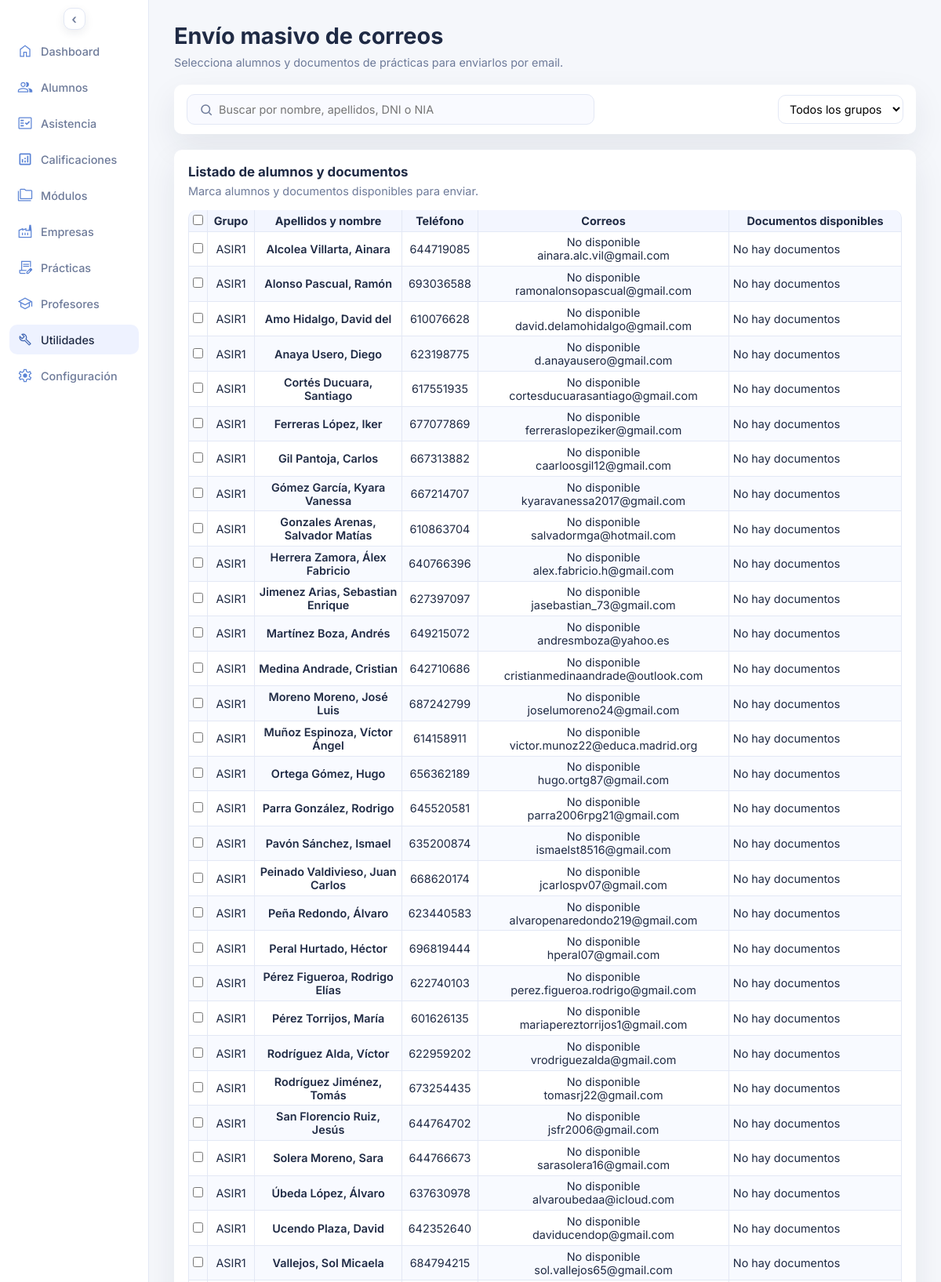
The page /enviar_correos.php (upper part) on the database its author committed.
### tables this page shows
CREATE TABLE `alumnos` (
  `id_alumno` int(10) UNSIGNED NOT NULL,
  `nia` varchar(20) DEFAULT NULL,
  `dni` varchar(20) DEFAULT NULL,
  `seg_soc` varchar(20) DEFAULT NULL,
  `apellido1` varchar(60) NOT NULL,
  `apellido2` varchar(60) DEFAULT NULL,
  `nombre` varchar(60) NOT NULL,
  `fecha_nacimiento` date DEFAULT NULL,
  `horas_ffe_aprobadas` smallint(5) UNSIGNED DEFAULT NULL,
  `id_provincia` int(10) UNSIGNED DEFAULT NULL,
  `id_localidad` int(10) UNSIGNED DEFAULT NULL,
  `cp` varchar(10) DEFAULT NULL,
  `repite_curso` tinyint(1) DEFAULT 0,
  `nombre_tutor1` varchar(60) DEFAULT NULL,
  `telefono_tutor1` varchar(20) DEFAULT NULL,
  `correo_tutor1` varchar(150) DEFAULT NULL,
  `nombre_tutor2` varchar(60) DEFAULT NULL,
  `telefono_tutor2` varchar(20) DEFAULT NULL,
  `correo_tutor2` varchar(150) DEFAULT NULL,
  `faltas_10_dia` date DEFAULT NULL,
  `faltas_10_cantidad` smallint(5) UNSIGNED NOT NULL DEFAULT 0,
  `faltas_15_dia` date DEFAULT NULL,
  `faltas_15_cantidad` smallint(5) UNSIGNED NOT NULL DEFAULT 0,
  `comentarios` text DEFAULT NULL
);

### enviar_correos.php (the view, shortened to what the rows shown need)
<?php
require_once __DIR__ . '/includes/practicas_pdfs.php';
$pdo = db();
function h(string $value): string
{
  return htmlspecialchars($value, ENT_QUOTES, 'UTF-8');
}
function pick_contact_value(array $items, string $valueKey, array $preferredLabels): ?string
{
  foreach ($preferredLabels as $label) {
    foreach ($items as $item) {
      if (!isset($item['etiqueta'])) {
        continue;
      }
      if (strtolower((string) $item['etiqueta']) === strtolower($label)) {
        return $item[$valueKey] ?? null;
      }
    }
  }
  if (!$items) {
    return null;
  }
  $first = $items[0];
  return $first[$valueKey] ?? null;
}
function fetch_emails_with_labels_by_student(PDO $pdo, array $studentIds): array
{
  $placeholders = implode(',', array_fill(0, count($studentIds), '?'));
  $stmt = $pdo->prepare(
    'SELECT id_entidad AS id_alumno, direccion_correo, etiqueta
     FROM correos
     WHERE entidad_tipo = "alumno"
       AND id_entidad IN (' . $placeholders . ')
     ORDER BY etiqueta, direccion_correo'
  );
  foreach ($studentIds as $index => $studentId) {
    $stmt->bindValue($index + 1, $studentId, PDO::PARAM_INT);
  }
  $stmt->execute();
  $emailsByStudent = [];
  foreach ($stmt->fetchAll() as $email) {
    $emailsByStudent[(int) $email['id_alumno']][] = $email;
  }
  return $emailsByStudent;
}
function get_active_course_id(PDO $pdo): int
{
  $activeCourseId = $pdo->query('SELECT id_curso_escolar FROM cursos_escolares WHERE activo = 1 LIMIT 1')->fetchColumn();
  return $activeCourseId ? (int) $activeCourseId : 0;
}
function fetch_students(PDO $pdo, int $activeCourseId, string $searchTerm, string $groupFilter): array
{
  $filters = [];
  $params = ['active_course_id' => $activeCourseId];
  $whereClause = $filters ? 'WHERE ' . implode(' AND ', $filters) : '';
  $stmt = $pdo->prepare(
    'SELECT
      a.id_alumno,
      a.apellido1,
      a.apellido2,
      a.nombre,
      t.telefono,
      NULL AS correo_educamadrid,
      NULL AS correo_personal,
      g.grupo
    FROM alumnos a
    LEFT JOIN alumno_curso ac
      ON ac.id_alumno = a.id_alumno
      AND ac.id_curso_escolar = :active_course_id
    LEFT JOIN grupos g
      ON g.id_grupo = ac.id_grupo
    LEFT JOIN (
      SELECT id_entidad, MIN(telefono) AS telefono
      FROM telefonos
      WHERE entidad_tipo = \'alumno\'
      GROUP BY id_entidad
    ) t ON t.id_entidad = a.id_alumno
    ' . $whereClause . '
    ORDER BY g.grupo, a.apellido1, a.apellido2, a.nombre'
  );
  $stmt->execute($params);
  $students = $stmt->fetchAll();
  $studentIds = array_map(static fn (array $student): int => (int) $student['id_alumno'], $students);
  $emailsByStudent = fetch_emails_with_labels_by_student($pdo, $studentIds);
  foreach ($students as &$student) {
    $emails = $emailsByStudent[(int) $student['id_alumno']] ?? [];
    $student['correo_educamadrid'] = null;
    foreach ($emails as $email) {
      if (!isset($email['etiqueta'])) {
        continue;
      }
      if (strtolower((string) $email['etiqueta']) === 'educamadrid') {
        $student['correo_educamadrid'] = $email['direccion_correo'] ?? null;
        break;
      }
    }
    $student['correo_personal'] = pick_contact_value($emails, 'direccion_correo', ['personal']);
  }
  return $students;
}
function fetch_practices_for_students(PDO $pdo, array $studentIds): array
{
  $placeholders = implode(',', array_fill(0, count($studentIds), '?'));
  $sql = 'SELECT
      p.id_practica,
      p.id_alumno,
      p.anexo,
      p.fecha_inicio,
      p.fecha_fin_extra,
      e.convenio AS empresa_convenio,
      a.nombre AS alumno_nombre,
      a.apellido1 AS alumno_apellido1,
      e.nombre_comercial AS empresa_nombre,
      et.nombre AS tutor_empresa_nombre,
      et.apellido1 AS tutor_empresa_apellido1,
      (
        SELECT c.direccion_correo
        FROM correos c
        WHERE c.entidad_tipo = "empresa_tutor"
          AND c.id_entidad = et.id_empresas_tutor
        ORDER BY c.id_correo ASC
        LIMIT 1
      ) AS tutor_empresa_correo
    FROM practicas p
    INNER JOIN alumnos a ON a.id_alumno = p.id_alumno
    INNER JOIN empresas e ON e.id_empresa = p.id_empresa
    LEFT JOIN empresas_tutores et ON et.id_empresas_tutor = p.id_empresa_tutor
    WHERE p.id_alumno IN (' . $placeholders . ')';
  $stmt = $pdo->prepare($sql);
  foreach ($studentIds as $index => $studentId) {
    $stmt->bindValue($index + 1, $studentId, PDO::PARAM_INT);
  }
  $stmt->execute();
  return $stmt->fetchAll();
}
function is_safe_document_path(string $path, array $allowedDirs): bool
{
  $normalizeSeparators = static function (string $value): string {
    return str_replace(['\\', '/'], DIRECTORY_SEPARATOR, trim($value));
  };
  $candidatePath = $normalizeSeparators($path);
  $realPath = realpath($candidatePath);
  if ($realPath === false || !is_file($realPath)) {
    return false;
  }
  return false;
}
function resolve_document_path(array $practice, string $docType, array $allowedDirs): string
{
  $paths = practicas_get_document_paths($practice);
  $findByPrefix = static function (string $directory, array $prefixes) use ($allowedDirs): string {
    $realDirectory = realpath($directory);
    if ($realDirectory === false || !is_dir($realDirectory)) {
      return '';
    }
    foreach ($prefixes as $prefix) {
      $cleanPrefix = trim($prefix);
      if ($cleanPrefix === '') {
        continue;
      }
      $matches = glob($realDirectory . DIRECTORY_SEPARATOR . $cleanPrefix . '*.pdf') ?: [];
      if (!$matches) {
        continue;
      }
      usort($matches, static function (string $first, string $second): int {
        return (filemtime($second) ?: 0) <=> (filemtime($first) ?: 0);
      });
      foreach ($matches as $candidatePath) {
        if (is_safe_document_path($candidatePath, $allowedDirs)) {
          return $candidatePath;
        }
      }
    }
    return '';
  };
  $anexo = practicas_sanitize_filename_component((string) ($practice['anexo'] ?? ''), 20);
  $convenio = practicas_sanitize_filename_component((string) ($practice['empresa_convenio'] ?? ''), 20);
  if ($docType === 'plan') {
    $planPath = $findByPrefix(__DIR__ . '/docs/practicas_plan_formacion', [
      'PF_' . $anexo . '_' . $convenio . '_',
      'PF_' . $convenio . '_' . $anexo . '_',
    ]);
    return $planPath;
  }
  $calendarDirectory = (string) ($paths['calendar_directory'] ?? (__DIR__ . '/docs/practicas_info'));
  $legacyCalendarFileName = implode('_', [
    practicas_sanitize_filename_component((string) ($practice['anexo'] ?? ''), 20),
    practicas_sanitize_filename_component((string) ($practice['empresa_convenio'] ?? ''), 20),
    practicas_sanitize_filename_component((string) ($practice['alumno_nombre'] ?? ''), 40),
    practicas_sanitize_filename_component((string) ($practice['alumno_apellido1'] ?? ''), 40),
    practicas_sanitize_filename_component((string) ($practice['empresa_nombre'] ?? ''), 70),
  ]) . '.pdf';
  $legacyPath = $calendarDirectory . '/' . $legacyCalendarFileName;
  return is_safe_document_path($legacyPath, $allowedDirs) ? $legacyPath : '';
}
function build_documents_by_student(array $practices): array
{
  $docsByStudent = [];
  $allowedDirs = [
    __DIR__ . '/docs/practicas_info',
    __DIR__ . '/docs/practicas_plan_formacion',
  ];
  foreach ($practices as $practice) {
    $studentId = (int) ($practice['id_alumno'] ?? 0);
    $practiceId = (int) ($practice['id_practica'] ?? 0);
    $candidateDocs = [
      'calendar' => [
        'path' => resolve_document_path($practice, 'calendar', $allowedDirs),
        'label' => 'Calendario prácticas',
      ],
      'plan' => [
        'path' => resolve_document_path($practice, 'plan', $allowedDirs),
        'label' => 'Plan formación',
      ],
    ];
    foreach ($candidateDocs as $type => $docData) {
      $path = $docData['path'];
      if ($path === '' || !is_safe_document_path($path, $allowedDirs)) {
        continue;
      }
      $key = $studentId . ':' . $practiceId . ':' . $type;
      $docsByStudent[$studentId][$key] = [
        'key' => $key,
        'practice_id' => $practiceId,
        'type' => $type,
        'label' => $docData['label'],
        'file_name' => basename($path),
      ];
    }
  }
  return $docsByStudent;
}
function render_student_rows(array $students, array $docsByStudent, array $practices): string
{
  $practiceDetailsByStudent = [];
  foreach ($practices as $practice) {
    $studentId = (int) ($practice['id_alumno'] ?? 0);
    if ($studentId <= 0 || isset($practiceDetailsByStudent[$studentId])) {
      continue;
    }
    $empresaConvenio = trim((string) ($practice['empresa_convenio'] ?? ''));
    $anexo = trim((string) ($practice['anexo'] ?? ''));
    $practiceDetailsByStudent[$studentId] = [
      'empresa' => trim((string) ($practice['empresa_nombre'] ?? '')),
      'anexo' => $anexo,
      'convenio' => $empresaConvenio,
      'inicio' => trim((string) ($practice['fecha_inicio'] ?? '')),
      'fin' => trim((string) ($practice['fecha_fin_extra'] ?? '')),
    ];
  }
  if (!$students): ?>
    <tr>
      <td colspan="6">No hay alumnos para los filtros seleccionados.</td>
    </tr>
  <?php else: ?>
    <?php foreach ($students as $student): ?>
      <?php
        $studentId = (int) $student['id_alumno'];
        $apellido2 = $student['apellido2'] ? ' ' . $student['apellido2'] : '';
        $nombreCompleto = sprintf('%s%s, %s', $student['apellido1'], $apellido2, $student['nombre']);
        $grupo = $student['grupo'] ?: 'Sin grupo';
        $telefono = $student['telefono'] ?: 'No disponible';
        $emailEducamadrid = $student['correo_educamadrid'] ?: 'No disponible';
        $emailPersonal = $student['correo_personal'] ?: 'No disponible';
        $detalleUrl = sprintf('alumno_detalle.php?id_alumno=%d', $studentId);
        $docsRaw = array_values($docsByStudent[$studentId] ?? []);
        usort($docsRaw, static function (array $first, array $second): int {
          $order = ['calendar' => 1, 'plan' => 2];
          return ($order[(string) ($first['type'] ?? '')] ?? 99) <=> ($order[(string) ($second['type'] ?? '')] ?? 99);
        });
        $docs = $docsRaw;
        $practiceData = $practiceDetailsByStudent[$studentId] ?? null;
      ?>
      <tr data-student-id="<?php echo $studentId; ?>">
        <td>
          <input type="checkbox" class="student-checkbox" value="<?php echo $studentId; ?>" aria-label="Seleccionar alumno <?php echo h($nombreCompleto); ?>">
        </td>
        <td><?php echo h($grupo); ?></td>
        <td>
          <span
            class="student-name-trigger practice-link"
            role="button"
            tabindex="0"
            aria-haspopup="dialog"
            aria-expanded="false"
            data-student-name="<?php echo h($nombreCompleto); ?>"
            data-student-group="<?php echo h($grupo); ?>"
            data-student-phone="<?php echo h($telefono); ?>"
            data-student-email-educamadrid="<?php echo h($emailEducamadrid); ?>"
            data-student-email-personal="<?php echo h($emailPersonal); ?>"
            data-student-detail-url="<?php echo h($detalleUrl); ?>"
            data-practice-company="<?php echo h((string) ($practiceData['empresa'] ?? '')); ?>"
            data-practice-anexo="<?php echo h((string) ($practiceData['anexo'] ?? '')); ?>"
            data-practice-convenio="<?php echo h((string) ($practiceData['convenio'] ?? '')); ?>"
            data-practice-start="<?php echo h((string) ($practiceData['inicio'] ?? '')); ?>"
            data-practice-end="<?php echo h((string) ($practiceData['fin'] ?? '')); ?>"
          ><?php echo h($nombreCompleto); ?></span>
        </td>
        <td><?php echo h($telefono); ?></td>
        <td>
          <?php if ($emailEducamadrid !== 'No disponible'): ?>
            <span data-copy="<?php echo h($emailEducamadrid); ?>"><?php echo h($emailEducamadrid); ?></span>
          <?php else: ?>
            <?php echo h($emailEducamadrid); ?>
          <?php endif; ?>
          <br>
          <?php if ($emailPersonal !== 'No disponible'): ?>
            <span data-copy="<?php echo h($emailPersonal); ?>"><?php echo h($emailPersonal); ?></span>
          <?php else: ?>
            <?php echo h($emailPersonal); ?>
          <?php endif; ?>
        </td>
        <td class="documents-cell">
          <?php if (!$docs): ?>
            <span>No hay documentos</span>
          <?php endif; ?>
        </td>
      </tr>
    <?php endforeach; ?>
  <?php endif;
  return ob_get_clean();
}
$activeCourseId = get_active_course_id($pdo);
$searchTerm = trim((string) ($_GET['q'] ?? ''));
$groupFilter = (string) ($_GET['grupo_id'] ?? '');
$groupFilter = $groupFilter === '' ? '' : $groupFilter;
$students = fetch_students($pdo, $activeCourseId, $searchTerm, $groupFilter);
$studentIds = array_values(array_map(static fn (array $student): int => (int) $student['id_alumno'], $students));
$practices = fetch_practices_for_students($pdo, $studentIds);
$docsByStudent = build_documents_by_student($practices);
$rowsHtml = render_student_rows($students, $docsByStudent, $practices);
?>
<!DOCTYPE html>
<html lang="es">
<head>
  <link rel="stylesheet" href="assets/styles.css">
</head>
<body>
  <div class="page">
    <main class="content">
      <header class="header">
        <div>
          <h1>Envío masivo de correos</h1>
        </div>
      </header>
      <form method="post" id="sendForm" class="entity-stack entity-form">
        <section class="panel">
          <div class="panel-grid">
            <table>
              <thead>
                <tr>
                  <th><input type="checkbox" id="selectAllVisible" aria-label="Seleccionar o deseleccionar alumnos visibles"></th>
                  <th>Grupo</th>
                  <th>Apellidos y nombre</th>
                  <th>Teléfono</th>
                  <th>Correos</th>
                  <th class="documents-column">Documentos disponibles</th>
                </tr>
              </thead>
              <tbody id="studentsTableBody">
                <?php echo $rowsHtml; ?>
              </tbody>
            </table>
          </div>
        </section>
      </form>
    </main>
  </div>
</body>
</html>

### rows shown on the page
alumnos: grupo "ASIR1", nombreCompleto "Alcolea Villarta, Ainara", telefono "644719085", emailEducamadrid "No disponible", emailPersonal "ainara.alc.vil@gmail.com", shows "No hay documentos"
alumnos: grupo "ASIR1", nombreCompleto "Alonso Pascual, Ramón", telefono "693036588", emailEducamadrid "No disponible", emailPersonal "ramonalonsopascual@gmail.com", shows "No hay documentos"
alumnos: grupo "ASIR1", nombreCompleto "Amo Hidalgo, David del", telefono "610076628", emailEducamadrid "No disponible", emailPersonal "david.delamohidalgo@gmail.com", shows "No hay documentos"
alumnos: grupo "ASIR1", nombreCompleto "Anaya Usero, Diego", telefono "623198775", emailEducamadrid "No disponible", emailPersonal "d.anayausero@gmail.com", shows "No hay documentos"
alumnos: grupo "ASIR1", nombreCompleto "Cortés Ducuara, Santiago", telefono "617551935", emailEducamadrid "No disponible", emailPersonal "cortesducuarasantiago@gmail.com", shows "No hay documentos"
alumnos: grupo "ASIR1", nombreCompleto "Ferreras López, Iker", telefono "677077869", emailEducamadrid "No disponible", emailPersonal "ferreraslopeziker@gmail.com", shows "No hay documentos"
alumnos: grupo "ASIR1", nombreCompleto "Gil Pantoja, Carlos", telefono "667313882", emailEducamadrid "No disponible", emailPersonal "caarloosgil12@gmail.com", shows "No hay documentos"
alumnos: grupo "ASIR1", nombreCompleto "Gómez García, Kyara Vanessa", telefono "667214707", emailEducamadrid "No disponible", emailPersonal "kyaravanessa2017@gmail.com", shows "No hay documentos"
alumnos: grupo "ASIR1", nombreCompleto "Gonzales Arenas, Salvador Matías", telefono "610863704", emailEducamadrid "No disponible", emailPersonal "salvadormga@hotmail.com", shows "No hay documentos"
alumnos: grupo "ASIR1", nombreCompleto "Herrera Zamora, Álex Fabricio", telefono "640766396", emailEducamadrid "No disponible", emailPersonal "alex.fabricio.h@gmail.com", shows "No hay documentos"
alumnos: grupo "ASIR1", nombreCompleto "Jimenez Arias, Sebastian Enrique", telefono "627397097", emailEducamadrid "No disponible", emailPersonal "jasebastian_73@gmail.com", shows "No hay documentos"
alumnos: grupo "ASIR1", nombreCompleto "Martínez Boza, Andrés", telefono "649215072", emailEducamadrid "No disponible", emailPersonal "andresmboza@yahoo.es", shows "No hay documentos"
alumnos: grupo "ASIR1", nombreCompleto "Medina Andrade, Cristian", telefono "642710686", emailEducamadrid "No disponible", emailPersonal "cristianmedinaandrade@outlook.com", shows "No hay documentos"
alumnos: grupo "ASIR1", nombreCompleto "Moreno Moreno, José Luis", telefono "687242799", emailEducamadrid "No disponible", emailPersonal "joselumoreno24@gmail.com", shows "No hay documentos"
alumnos: grupo "ASIR1", nombreCompleto "Muñoz Espinoza, Víctor Ángel", telefono "614158911", emailEducamadrid "No disponible", emailPersonal "victor.munoz22@educa.madrid.org", shows "No hay documentos"
alumnos: grupo "ASIR1", nombreCompleto "Ortega Gómez, Hugo", telefono "656362189", emailEducamadrid "No disponible", emailPersonal "hugo.ortg87@gmail.com", shows "No hay documentos"
alumnos: grupo "ASIR1", nombreCompleto "Parra González, Rodrigo", telefono "645520581", emailEducamadrid "No disponible", emailPersonal "parra2006rpg21@gmail.com", shows "No hay documentos"
alumnos: grupo "ASIR1", nombreCompleto "Pavón Sánchez, Ismael", telefono "635200874", emailEducamadrid "No disponible", emailPersonal "ismaelst8516@gmail.com", shows "No hay documentos"
alumnos: grupo "ASIR1", nombreCompleto "Peinado Valdivieso, Juan Carlos", telefono "668620174", emailEducamadrid "No disponible", emailPersonal "jcarlospv07@gmail.com", shows "No hay documentos"
alumnos: grupo "ASIR1", nombreCompleto "Peña Redondo, Álvaro", telefono "623440583", emailEducamadrid "No disponible", emailPersonal "alvaropenaredondo219@gmail.com", shows "No hay documentos"
alumnos: grupo "ASIR1", nombreCompleto "Peral Hurtado, Héctor", telefono "696819444", emailEducamadrid "No disponible", emailPersonal "hperal07@gmail.com", shows "No hay documentos"
alumnos: grupo "ASIR1", nombreCompleto "Pérez Figueroa, Rodrigo Elías", telefono "622740103", emailEducamadrid "No disponible", emailPersonal "perez.figueroa.rodrigo@gmail.com", shows "No hay documentos"
alumnos: grupo "ASIR1", nombreCompleto "Pérez Torrijos, María", telefono "601626135", emailEducamadrid "No disponible", emailPersonal "mariapereztorrijos1@gmail.com", shows "No hay documentos"
alumnos: grupo "ASIR1", nombreCompleto "Rodríguez Alda, Víctor", telefono "622959202", emailEducamadrid "No disponible", emailPersonal "vrodriguezalda@gmail.com", shows "No hay documentos"
alumnos: grupo "ASIR1", nombreCompleto "Rodríguez Jiménez, Tomás", telefono "673254435", emailEducamadrid "No disponible", emailPersonal "tomasrj22@gmail.com", shows "No hay documentos"
alumnos: grupo "ASIR1", nombreCompleto "San Florencio Ruiz, Jesús", telefono "644764702", emailEducamadrid "No disponible", emailPersonal "jsfr2006@gmail.com", shows "No hay documentos"
alumnos: grupo "ASIR1", nombreCompleto "Solera Moreno, Sara", telefono "644766673", emailEducamadrid "No disponible", emailPersonal "sarasolera16@gmail.com", shows "No hay documentos"
alumnos: grupo "ASIR1", nombreCompleto "Úbeda López, Álvaro", telefono "637630978", emailEducamadrid "No disponible", emailPersonal "alvaroubedaa@icloud.com", shows "No hay documentos"
alumnos: grupo "ASIR1", nombreCompleto "Ucendo Plaza, David", telefono "642352640", emailEducamadrid "No disponible", emailPersonal "daviducendop@gmail.com", shows "No hay documentos"
alumnos: grupo "ASIR1", nombreCompleto "Vallejos, Sol Micaela", telefono "684794215", emailEducamadrid "No disponible", emailPersonal "sol.vallejos65@gmail.com", shows "No hay documentos"

### other values the page prints
$item['label'] "Dashboard"
$item['label'] "Alumnos"
$item['label'] "Asistencia"
$item['label'] "Calificaciones"
$item['label'] "Módulos"
$item['label'] "Empresas"
$item['label'] "Prácticas"
$item['label'] "Profesores"
$item['label'] "Utilidades"
$item['label'] "Configuración"
